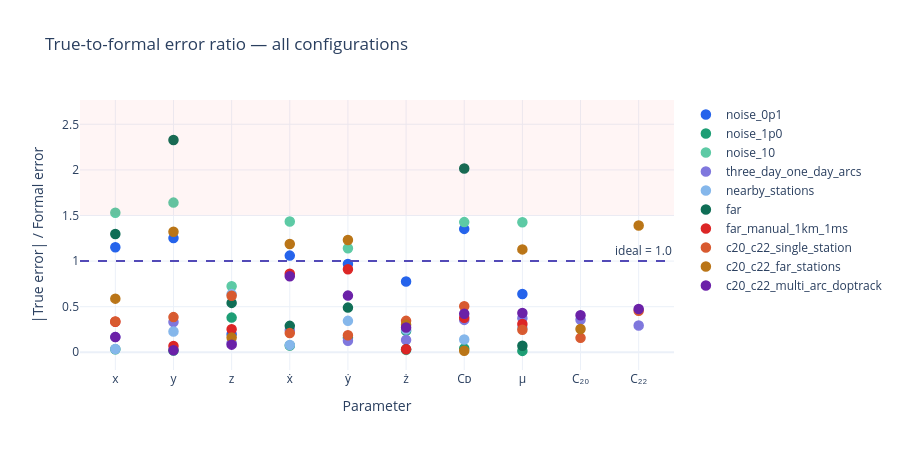
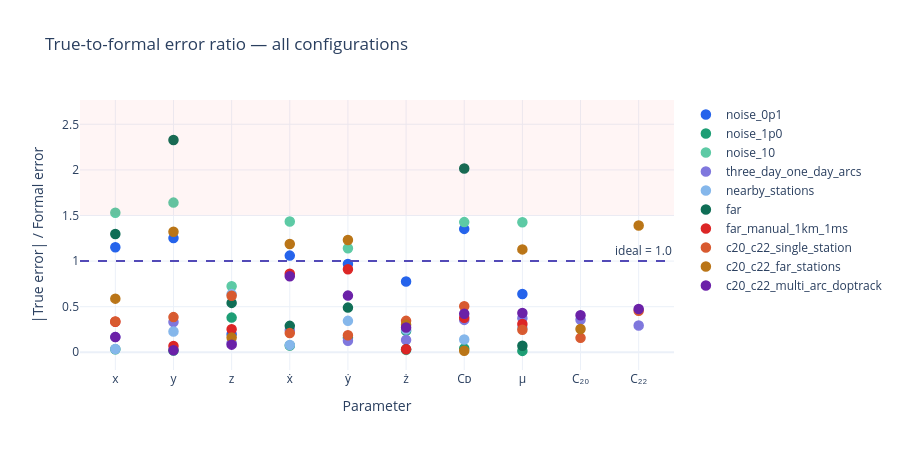

Notebook source saved alongside these figures, in order:
### Code cell
plot_ratio()

### Figure 1 — Plotly figure (JSON) as saved in the notebook; plotly's stock layout.template omitted (floating-point values rounded to 4 significant figures)
{"data": [{"hovertemplate": "<b>%{x}</b>: %{y:.2f}<extra>noise_0p1</extra>", "marker": {"color": "#2563EB", "line": {"color": "#2563EB", "width": 1.5}, "size": 9, "symbol": "circle"}, "mode": "markers", "name": "noise_0p1", "x": ["x", "y", "z", "ẋ", "ẏ", "ż", "Cᴅ", "μ"], "y": [1.153, 1.252, 0.199, 1.06, 0.9685, 0.776, 1.353, 0.6395], "type": "scatter"}, {"hovertemplate": "<b>%{x}</b>: %{y:.2f}<extra>noise_1p0</extra>", "marker": {"color": "#1D9E75", "line": {"color": "#1D9E75", "width": 1.5}, "size": 9, "symbol": "circle"}, "mode": "markers", "name": "noise_1p0", "x": ["x", "y", "z", "ẋ", "ẏ", "ż", "Cᴅ", "μ"], "y": [0.03411, 0.01882, 0.3804, 0.07413, 0.1594, 0.2346, 0.04238, 0.01546], "type": "scatter"}, {"hovertemplate": "<b>%{x}</b>: %{y:.2f}<extra>noise_10</extra>", "marker": {"color": "#5DCAA5", "line": {"color": "#5DCAA5", "width": 1.5}, "size": 9, "symbol": "circle"}, "mode": "markers", "name": "noise_10", "x": ["x", "y", "z", "ẋ", "ẏ", "ż", "Cᴅ", "μ"], "y": [1.53, 1.641, 0.7243, 1.434, 1.14, 0.02617, 1.428, 1.425], "type": "scatter"}, {"hovertemplate": "<b>%{x}</b>: %{y:.2f}<extra>three_day_one_day_arcs</extra>", "marker": {"color": "#7F77DD", "line": {"color": "#7F77DD", "width": 1.5}, "size": 9, "symbol": "circle"}, "mode": "markers", "name": "three_day_one_day_arcs", "x": ["x", "y", "z", "ẋ", "ẏ", "ż", "Cᴅ", "μ", "C₂₀", "C₂₂"], "y": [0.1689, 0.3327, 0.1023, 0.2413, 0.126, 0.1345, 0.355, 0.374, 0.3568, 0.2946, 0.2636, 0.2961, 0.7037, 0.5116, 0.3494, 0.1608, 0.3441, 0.2118, 0.1319, 0.1973], "type": "scatter"}, {"hovertemplate": "<b>%{x}</b>: %{y:.2f}<extra>nearby_stations</extra>", "marker": {"color": "#85B7EB", "line": {"color": "#85B7EB", "width": 1.5}, "size": 9, "symbol": "circle"}, "mode": "markers", "name": "nearby_stations", "x": ["x", "y", "z", "ẋ", "ẏ", "ż", "Cᴅ", "μ"], "y": [0.03555, 0.2286, 0.6381, 0.08074, 0.3448, 0.2495, 0.1399, 0.2683], "type": "scatter"}, {"hovertemplate": "<b>%{x}</b>: %{y:.2f}<extra>far</extra>", "marker": {"color": "#0F6E56", "line": {"color": "#0F6E56", "width": 1.5}, "size": 9, "symbol": "circle"}, "mode": "markers", "name": "far", "x": ["x", "y", "z", "ẋ", "ẏ", "ż", "Cᴅ", "μ"], "y": [1.298, 2.329, 0.5418, 0.2899, 0.4898, 0.03197, 2.016, 0.07174], "type": "scatter"}, {"hovertemplate": "<b>%{x}</b>: %{y:.2f}<extra>far_manual_1km_1ms</extra>", "marker": {"color": "#DC2626", "line": {"color": "#DC2626", "width": 1.5}, "size": 9, "symbol": "circle"}, "mode": "markers", "name": "far_manual_1km_1ms", "x": ["x", "y", "z", "ẋ", "ẏ", "ż", "Cᴅ", "μ"], "y": [0.3357, 0.06877, 0.2524, 0.8606, 0.9112, 0.03416, 0.3796, 0.3107], "type": "scatter"}, {"hovertemplate": "<b>%{x}</b>: %{y:.2f}<extra>c20_c22_single_station</extra>", "marker": {"color": "#D85A30", "line": {"color": "#D85A30", "width": 1.5}, "size": 9, "symbol": "circle"}, "mode": "markers", "name": "c20_c22_single_station", "x": ["x", "y", "z", "ẋ", "ẏ", "ż", "Cᴅ", "μ", "C₂₀", "C₂₂"], "y": [0.3376, 0.3858, 0.6198, 0.2103, 0.1872, 0.3445, 0.5045, 0.248, 0.1584, 0.4553], "type": "scatter"}, {"hovertemplate": "<b>%{x}</b>: %{y:.2f}<extra>c20_c22_far_stations</extra>", "marker": {"color": "#BA7517", "line": {"color": "#BA7517", "width": 1.5}, "size": 9, "symbol": "circle"}, "mode": "markers", "name": "c20_c22_far_stations", "x": ["x", "y", "z", "ẋ", "ẏ", "ż", "Cᴅ", "μ", "C₂₀", "C₂₂"], "y": [0.5883, 1.321, 0.1631, 1.188, 1.232, 0.303, 0.01598, 1.128, 0.2555, 1.39], "type": "scatter"}, {"hovertemplate": "<b>%{x}</b>: %{y:.2f}<extra>c20_c22_multi_arc_doptrack</extra>", "marker": {"color": "#6B21A8", "line": {"color": "#6B21A8", "width": 1.5}, "size": 9, "symbol": "circle"}, "mode": "markers", "name": "c20_c22_multi_arc_doptrack", "x": ["x", "y", "z", "ẋ", "ẏ", "ż", "Cᴅ", "μ", "C₂₀", "C₂₂"], "y": [0.1662, 0.02287, 0.08391, 0.8345, 0.6216, 0.2713, 0.4231, 0.4315, 0.407, 0.4755, 0.5461, 0.5196, 2.131, 1.992, 1.852, 1.834, 2.515, 1.283, 0.5225, 0.9897, 0.6406, 0.1485], "type": "scatter"}], "layout": {"shapes": [{"line": {"color": "#534AB7", "dash": "dash"}, "type": "line", "x0": 0, "x1": 1, "xref": "x domain", "y0": 1.0, "y1": 1.0, "yref": "y"}, {"fillcolor": "red", "line": {"width": 0}, "opacity": 0.04, "type": "rect", "x0": 0, "x1": 1, "xref": "x domain", "y0": 1.5, "y1": 2.767, "yref": "y"}], "annotations": [{"showarrow": false, "text": "ideal = 1.0", "x": 1, "xanchor": "right", "xref": "x domain", "y": 1.0, "yanchor": "bottom", "yref": "y"}], "title": {"text": "True-to-formal error ratio — all configurations"}, "yaxis": {"title": {"text": "|True error| / Formal error"}}, "xaxis": {"title": {"text": "Parameter"}}, "height": 450, "hovermode": "closest"}}

### Figure 2 — Plotly figure (JSON) as saved in the notebook; plotly's stock layout.template omitted (floating-point values rounded to 4 significant figures)
{"data": [{"hovertemplate": "<b>%{x}</b>: %{y:.2f}<extra>noise_0p1</extra>", "marker": {"color": "#2563EB", "line": {"color": "#2563EB", "width": 1.5}, "size": 9, "symbol": "circle"}, "mode": "markers", "name": "noise_0p1", "x": ["x", "y", "z", "ẋ", "ẏ", "ż", "Cᴅ", "μ"], "y": [1.153, 1.252, 0.199, 1.06, 0.9685, 0.776, 1.353, 0.6395], "type": "scatter"}, {"hovertemplate": "<b>%{x}</b>: %{y:.2f}<extra>noise_1p0</extra>", "marker": {"color": "#1D9E75", "line": {"color": "#1D9E75", "width": 1.5}, "size": 9, "symbol": "circle"}, "mode": "markers", "name": "noise_1p0", "x": ["x", "y", "z", "ẋ", "ẏ", "ż", "Cᴅ", "μ"], "y": [0.03411, 0.01882, 0.3804, 0.07413, 0.1594, 0.2346, 0.04238, 0.01546], "type": "scatter"}, {"hovertemplate": "<b>%{x}</b>: %{y:.2f}<extra>noise_10</extra>", "marker": {"color": "#5DCAA5", "line": {"color": "#5DCAA5", "width": 1.5}, "size": 9, "symbol": "circle"}, "mode": "markers", "name": "noise_10", "x": ["x", "y", "z", "ẋ", "ẏ", "ż", "Cᴅ", "μ"], "y": [1.53, 1.641, 0.7243, 1.434, 1.14, 0.02617, 1.428, 1.425], "type": "scatter"}, {"hovertemplate": "<b>%{x}</b>: %{y:.2f}<extra>three_day_one_day_arcs</extra>", "marker": {"color": "#7F77DD", "line": {"color": "#7F77DD", "width": 1.5}, "size": 9, "symbol": "circle"}, "mode": "markers", "name": "three_day_one_day_arcs", "x": ["x", "y", "z", "ẋ", "ẏ", "ż", "Cᴅ", "μ", "C₂₀", "C₂₂"], "y": [0.1689, 0.3327, 0.1023, 0.2413, 0.126, 0.1345, 0.355, 0.374, 0.3568, 0.2946, 0.2636, 0.2961, 0.7037, 0.5116, 0.3494, 0.1608, 0.3441, 0.2118, 0.1319, 0.1973], "type": "scatter"}, {"hovertemplate": "<b>%{x}</b>: %{y:.2f}<extra>nearby_stations</extra>", "marker": {"color": "#85B7EB", "line": {"color": "#85B7EB", "width": 1.5}, "size": 9, "symbol": "circle"}, "mode": "markers", "name": "nearby_stations", "x": ["x", "y", "z", "ẋ", "ẏ", "ż", "Cᴅ", "μ"], "y": [0.03555, 0.2286, 0.6381, 0.08074, 0.3448, 0.2495, 0.1399, 0.2683], "type": "scatter"}, {"hovertemplate": "<b>%{x}</b>: %{y:.2f}<extra>far</extra>", "marker": {"color": "#0F6E56", "line": {"color": "#0F6E56", "width": 1.5}, "size": 9, "symbol": "circle"}, "mode": "markers", "name": "far", "x": ["x", "y", "z", "ẋ", "ẏ", "ż", "Cᴅ", "μ"], "y": [1.298, 2.329, 0.5418, 0.2899, 0.4898, 0.03197, 2.016, 0.07174], "type": "scatter"}, {"hovertemplate": "<b>%{x}</b>: %{y:.2f}<extra>far_manual_1km_1ms</extra>", "marker": {"color": "#DC2626", "line": {"color": "#DC2626", "width": 1.5}, "size": 9, "symbol": "circle"}, "mode": "markers", "name": "far_manual_1km_1ms", "x": ["x", "y", "z", "ẋ", "ẏ", "ż", "Cᴅ", "μ"], "y": [0.3357, 0.06877, 0.2524, 0.8606, 0.9112, 0.03416, 0.3796, 0.3107], "type": "scatter"}, {"hovertemplate": "<b>%{x}</b>: %{y:.2f}<extra>c20_c22_single_station</extra>", "marker": {"color": "#D85A30", "line": {"color": "#D85A30", "width": 1.5}, "size": 9, "symbol": "circle"}, "mode": "markers", "name": "c20_c22_single_station", "x": ["x", "y", "z", "ẋ", "ẏ", "ż", "Cᴅ", "μ", "C₂₀", "C₂₂"], "y": [0.3376, 0.3858, 0.6198, 0.2103, 0.1872, 0.3445, 0.5045, 0.248, 0.1584, 0.4553], "type": "scatter"}, {"hovertemplate": "<b>%{x}</b>: %{y:.2f}<extra>c20_c22_far_stations</extra>", "marker": {"color": "#BA7517", "line": {"color": "#BA7517", "width": 1.5}, "size": 9, "symbol": "circle"}, "mode": "markers", "name": "c20_c22_far_stations", "x": ["x", "y", "z", "ẋ", "ẏ", "ż", "Cᴅ", "μ", "C₂₀", "C₂₂"], "y": [0.5883, 1.321, 0.1631, 1.188, 1.232, 0.303, 0.01598, 1.128, 0.2555, 1.39], "type": "scatter"}, {"hovertemplate": "<b>%{x}</b>: %{y:.2f}<extra>c20_c22_multi_arc_doptrack</extra>", "marker": {"color": "#6B21A8", "line": {"color": "#6B21A8", "width": 1.5}, "size": 9, "symbol": "circle"}, "mode": "markers", "name": "c20_c22_multi_arc_doptrack", "x": ["x", "y", "z", "ẋ", "ẏ", "ż", "Cᴅ", "μ", "C₂₀", "C₂₂"], "y": [0.1662, 0.02287, 0.08391, 0.8345, 0.6216, 0.2713, 0.4231, 0.4315, 0.407, 0.4755, 0.5461, 0.5196, 2.131, 1.992, 1.852, 1.834, 2.515, 1.283, 0.5225, 0.9897, 0.6406, 0.1485], "type": "scatter"}], "layout": {"shapes": [{"line": {"color": "#534AB7", "dash": "dash"}, "type": "line", "x0": 0, "x1": 1, "xref": "x domain", "y0": 1.0, "y1": 1.0, "yref": "y"}, {"fillcolor": "red", "line": {"width": 0}, "opacity": 0.04, "type": "rect", "x0": 0, "x1": 1, "xref": "x domain", "y0": 1.5, "y1": 2.767, "yref": "y"}], "annotations": [{"showarrow": false, "text": "ideal = 1.0", "x": 1, "xanchor": "right", "xref": "x domain", "y": 1.0, "yanchor": "bottom", "yref": "y"}], "title": {"text": "True-to-formal error ratio — all configurations"}, "yaxis": {"title": {"text": "|True error| / Formal error"}}, "xaxis": {"title": {"text": "Parameter"}}, "height": 450, "hovermode": "closest"}}
